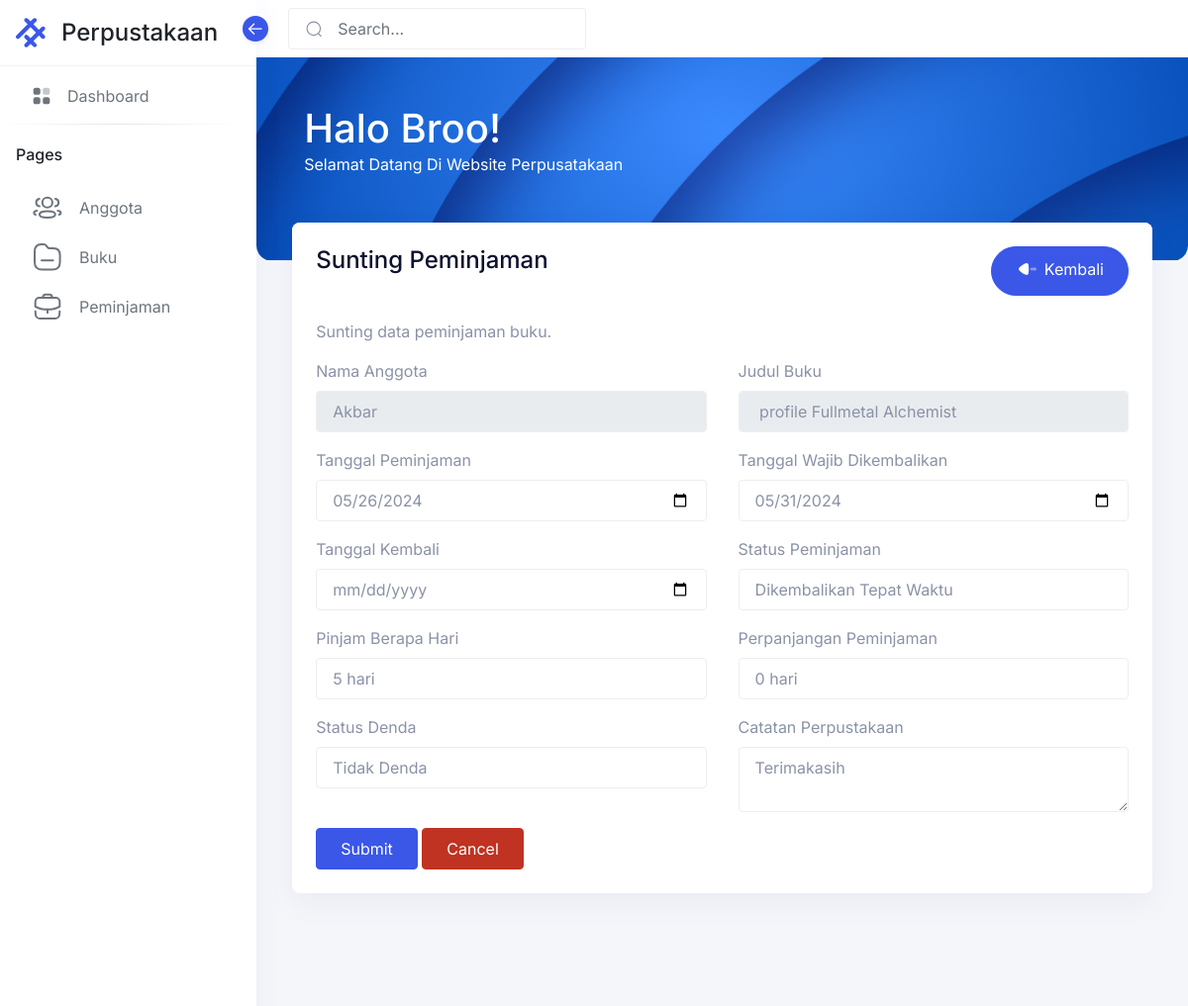
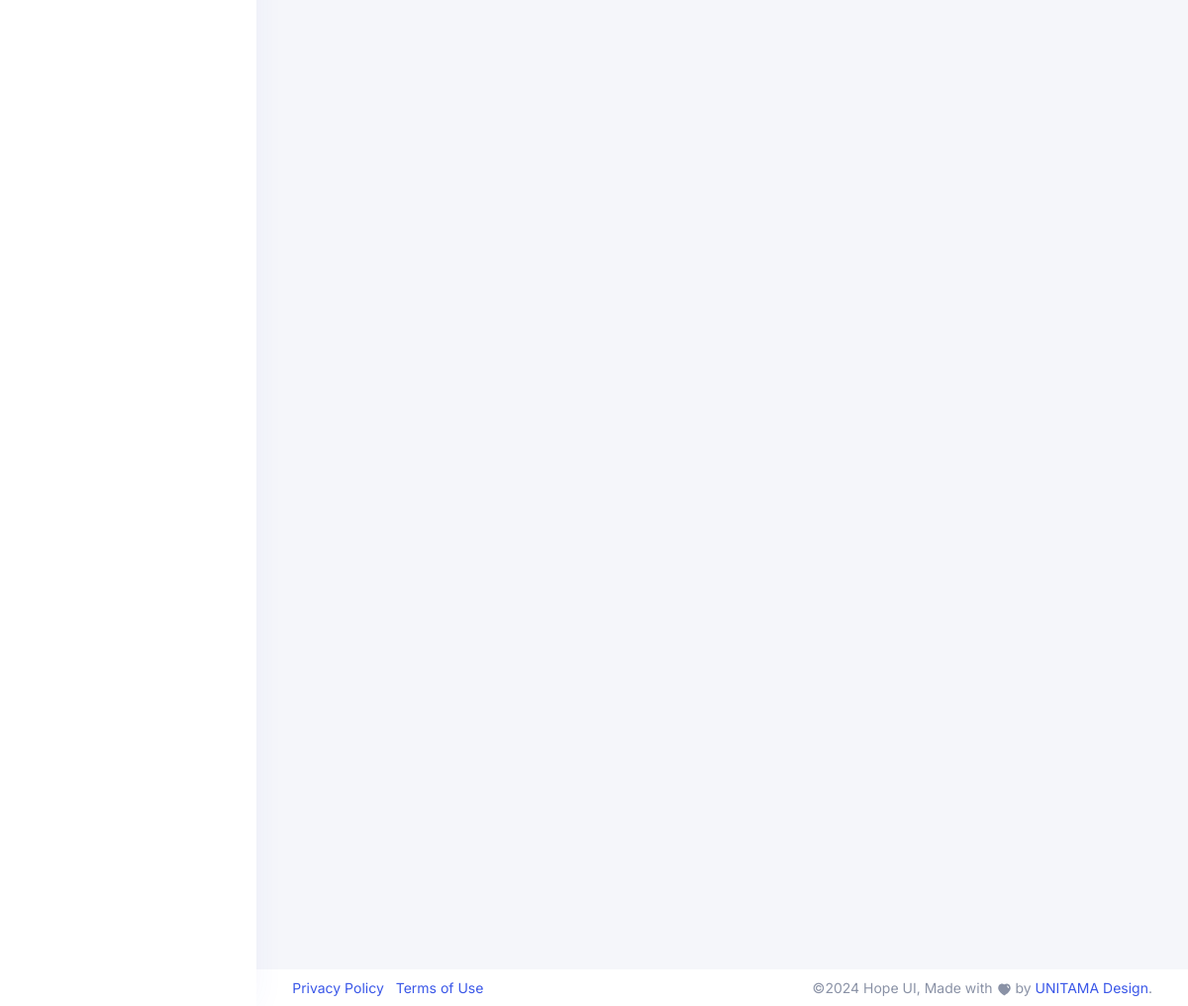
The app's page /peminjaman/edit.php?id=8 with its own data (2 pictures, top to bottom).
### tables this page shows
CREATE TABLE IF NOT EXISTS `peminjaman` (
  `id_peminjaman` int NOT NULL AUTO_INCREMENT,
  `id_anggota` int DEFAULT NULL,
  `id_buku` int DEFAULT NULL,
  `tanggal_peminjaman` date DEFAULT NULL,
  `tanggal_wajib_dikembalikan` date DEFAULT NULL,
  `tanggal_kembali` date DEFAULT NULL,
  `status_peminjaman` enum('Dipinjam','Dikembalikan Tepat Waktu','Terlambat Dikembalikan') DEFAULT NULL,
  `pinjam_berapa_hari` varchar(50) DEFAULT NULL,
  `perpanjangan_peminjaman` varchar(50) DEFAULT NULL,
  `status_denda` enum('Tidak Denda','Kena Denda') DEFAULT NULL,
  `catatan_perpustakaan` text,
  PRIMARY KEY (`id_peminjaman`)
);

CREATE TABLE IF NOT EXISTS `anggota` (
  `id_anggota` int NOT NULL AUTO_INCREMENT,
  `nama` varchar(50) DEFAULT NULL,
  `alamat` text,
  `no_telp` varchar(50) DEFAULT NULL,
  `email` varchar(50) DEFAULT NULL,
  `jenis_kelamin` enum('0','1') DEFAULT NULL,
  PRIMARY KEY (`id_anggota`) USING BTREE
);

CREATE TABLE IF NOT EXISTS `buku` (
  `id_buku` int NOT NULL AUTO_INCREMENT,
  `judul` varchar(255) DEFAULT NULL,
  `penulis` varchar(255) DEFAULT NULL,
  `tahun_terbit` int DEFAULT NULL,
  `genre` varchar(255) DEFAULT NULL,
  `gambar` varchar(255) DEFAULT NULL,
  `isbn` varchar(15) DEFAULT NULL,
  `stok` int DEFAULT NULL,
  PRIMARY KEY (`id_buku`)
);

### peminjaman/edit.php (the view, shortened to what this page needs)
<?php
include "../config/koneksi.php";
$id_peminjaman = isset($_GET['id']) ? $_GET['id'] : 0;
$sql = "SELECT peminjaman.*, buku.judul, anggota.nama FROM peminjaman
        INNER JOIN buku ON buku.id_buku = peminjaman.id_buku
        INNER JOIN anggota ON anggota.id_anggota = peminjaman.id_anggota
        WHERE peminjaman.id_peminjaman = $id_peminjaman";
$query = mysqli_query($koneksi, $sql);
$data = mysqli_fetch_assoc($query);
if ($data) {
    $selected_book_title = $data['judul'];
    $selected_anggota_name = $data['nama'];
    $pinjam_berapa_hari = $data['pinjam_berapa_hari'];
    $tanggal_peminjaman = $data['tanggal_peminjaman'];
    $tanggal_wajib_dikembalikan = $data['tanggal_wajib_dikembalikan'];
    $tanggal_kembali = $data['tanggal_kembali'];
    $status_peminjaman = $data['status_peminjaman'];
    $pinjam_berapa_hari = $data['pinjam_berapa_hari'];
    $perpanjangan_peminjaman = $data['perpanjangan_peminjaman'];
    $status_denda = $data['status_denda'];
    $catatan_perpustakaan = $data['catatan_perpustakaan'];
} else {
    $id_buku = '';
    $selected_book_title = '';
    $id_anggota = '';
    $selected_anggota_name = '';
    $pinjam_berapa_hari = '';
}
?>
<!DOCTYPE html>
<html lang="en">
<?php include "../contents/header.php"; ?>
<body>
    <?php include "../contents/sidebar.php"; ?>
    <main class="main-content">
        <div class="position-relative iq-banner">
            <?php include "../contents/navbar.php" ?>
            <?php include "../contents/navbar-header.php" ?>
        </div>
        <div class="conatiner-fluid content-inner mt-n5 py-0">
            <div class="row">
                <div class="col-sm-12">
                    <div class="card">
                        <div class="card-header d-flex justify-content-between">
                            <div class="header-title">
                                <h4 class="card-title">Sunting Peminjaman</h4>
                            </div>
                            <a class="btn btn-primary rounded-pill" href="../peminjaman">
                                <span class="btn-inner">
                                </span>
                                Kembali
                            </a>
                        </div>
                        <div class="card-body">
                            <p>Sunting data peminjaman buku.</p>
                            <form action="../peminjaman/proses_edit.php" method="POST">
                                <div class="row">
                                    <div class="col-md-6">
                                        <div class="form-group">
                                            <label class="form-label" for="nama_anggota_display">Nama Anggota</label>
                                            <input type="text" class="form-control" id="nama_anggota_display" name="nama_anggota_display" value="<?php echo $selected_anggota_name; ?>" disabled>
                                        </div>
                                    </div>
                                    <div class="col-md-6">
                                        <div class="form-group">
                                            <label class="form-label" for="judul_buku">Judul Buku</label>
                                            <input type="text" class="form-control" id="judul_buku_display" name="judul_buku_display" value="<?php echo $selected_book_title; ?>" disabled>
                                        </div>
                                    </div>
                                </div>
                                <div class="row">
                                    <div class="col-md-6">
                                        <div class="form-group">
                                            <label class="form-label" for="tanggal_peminjaman">Tanggal Peminjaman</label>
                                            <input type="date" class="form-control" id="tanggal_peminjaman" value="<?php echo $tanggal_peminjaman?>" name="tanggal_peminjaman">
                                        </div>
                                    </div>
                                    <div class="col-md-6">
                                        <div class="form-group">
                                            <label class="form-label" for="tanggal_wajib_dikembalikan">Tanggal Wajib Dikembalikan</label>
                                            <input type="date" class="form-control" id="tanggal_wajib_dikembalikan" value="<?php echo $tanggal_wajib_dikembalikan ?>" name="tanggal_wajib_dikembalikan">
                                        </div>
                                    </div>
                                </div>
                                <div class="row">
                                    <div class="col-md-6">
                                        <div class="form-group">
                                            <label class="form-label" for="tanggal_kembali">Tanggal Kembali</label>
                                            <input type="date" class="form-control" id="tanggal_kembali" value="<?php $tanggal_kembali ?>" name="tanggal_kembali">
                                        </div>
                                    </div>
                                    <div class="col-md-6">
                                        <div class="form-group">
                                            <label class="form-label" for="status_peminjaman">Status Peminjaman</label>
                                            <select class="form-control" id="status_peminjaman" name="status_peminjaman">
                                                <option value="<?php echo $status_peminjaman ?>"><?php echo $status_peminjaman ?></option>
                                            </select>
                                        </div>
                                    </div>
                                </div>
                                <div class="row">
                                    <div class="col-md-6">
                                        <div class="form-group">
                                            <label class="form-label" for="pinjam_berapa_hari">Pinjam Berapa Hari</label>
                                            <input type="text" class="form-control" id="pinjam_berapa_hari" name="pinjam_berapa_hari" value="<?php echo $pinjam_berapa_hari; ?>" placeholder="Masukkan Durasi Pinjam dalam Hari...">
                                        </div>
                                    </div>
                                    <div class="col-md-6">
                                        <div class="form-group">
                                            <label class="form-label" for="perpanjangan_peminjaman">Perpanjangan Peminjaman</label>
                                            <input type="text" class="form-control" id="perpanjangan_peminjaman" name="perpanjangan_peminjaman" value="<?php echo $perpanjangan_peminjaman ?>" placeholder="Masukkan Jumlah Perpanjangan dalam Hari...">
                                        </div>
                                    </div>
                                </div>
                                <div class="row">
                                    <div class="col-md-6">
                                        <div class="form-group">
                                            <label class="form-label" for="status_denda">Status Denda</label>
                                            <select class="form-control" id="status_denda" name="status_denda">
                                                <option value="<?php echo $status_denda ?>"><?php echo $status_denda ?></option>
                                            </select>
                                        </div>
                                    </div>
                                    <div class="col-md-6">
                                        <div class="form-group">
                                            <label class="form-label" for="catatan_perpustakaan">Catatan Perpustakaan</label>
                                            <textarea class="form-control" id="catatan_perpustakaan" name="catatan_perpustakaan"placeholder="Masukkan Catatan Perpustakaan..."><?php echo $catatan_perpustakaan ?> </textarea>
                                        </div>
                                    </div>
                                </div>
                                <button type="submit" name="submit" class="btn btn-primary">Submit</button>
                                <button type="reset" class="btn btn-danger">Cancel</button>
                            </form>
                        </div>
                    </div>
                </div>
            </div>
        </div>
        <?php include "../contents/footer.php" ?>
    </main>
</body>
</html>

### records on screen
peminjaman: nama_anggota_display "Akbar", judul_buku_display "profile Fullmetal Alchemist", tanggal_peminjaman "05/26/2024", tanggal_wajib_dikembalikan "05/31/2024", status_peminjaman "Dikembalikan Tepat Waktu", pinjam_berapa_hari "5 hari", perpanjangan_peminjaman "0 hari", status_denda "Tidak Denda", catatan_perpustakaan "Terimakasih"
